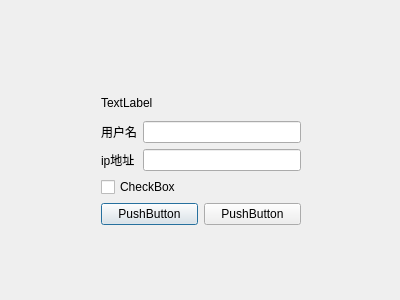
<?xml version="1.0" encoding="UTF-8"?>
<ui version="4.0">
 <class>Login</class>
 <widget class="QDialog" name="Login">
  <property name="geometry">
   <rect>
    <x>0</x>
    <y>0</y>
    <width>400</width>
    <height>300</height>
   </rect>
  </property>
  <property name="windowTitle">
   <string>Dialog</string>
  </property>
  <widget class="QWidget" name="layoutWidget">
   <property name="geometry">
    <rect>
     <x>101</x>
     <y>91</y>
     <width>200</width>
     <height>134</height>
    </rect>
   </property>
   <layout class="QVBoxLayout" name="verticalLayout_4">
    <item>
     <widget class="QLabel" name="label_3">
      <property name="text">
       <string>TextLabel</string>
      </property>
     </widget>
    </item>
    <item>
     <layout class="QVBoxLayout" name="verticalLayout_3">
      <item>
       <layout class="QHBoxLayout" name="horizontalLayout">
        <item>
         <layout class="QVBoxLayout" name="verticalLayout_2">
          <item>
           <widget class="QLabel" name="label">
            <property name="text">
             <string>用户名</string>
            </property>
           </widget>
          </item>
          <item>
           <widget class="QLabel" name="label_2">
            <property name="text">
             <string>ip地址</string>
            </property>
           </widget>
          </item>
         </layout>
        </item>
        <item>
         <layout class="QVBoxLayout" name="verticalLayout">
          <item>
           <widget class="QLineEdit" name="usernameEdit"/>
          </item>
          <item>
           <widget class="QLineEdit" name="ipEdit"/>
          </item>
         </layout>
        </item>
       </layout>
      </item>
      <item>
       <widget class="QCheckBox" name="rememberCheck">
        <property name="text">
         <string>CheckBox</string>
        </property>
       </widget>
      </item>
      <item>
       <layout class="QHBoxLayout" name="horizontalLayout_2">
        <item>
         <widget class="QPushButton" name="loginButton">
          <property name="text">
           <string>PushButton</string>
          </property>
         </widget>
        </item>
        <item>
         <widget class="QPushButton" name="closeButton">
          <property name="text">
           <string>PushButton</string>
          </property>
         </widget>
        </item>
       </layout>
      </item>
     </layout>
    </item>
   </layout>
  </widget>
 </widget>
 <resources/>
 <connections/>
</ui>
